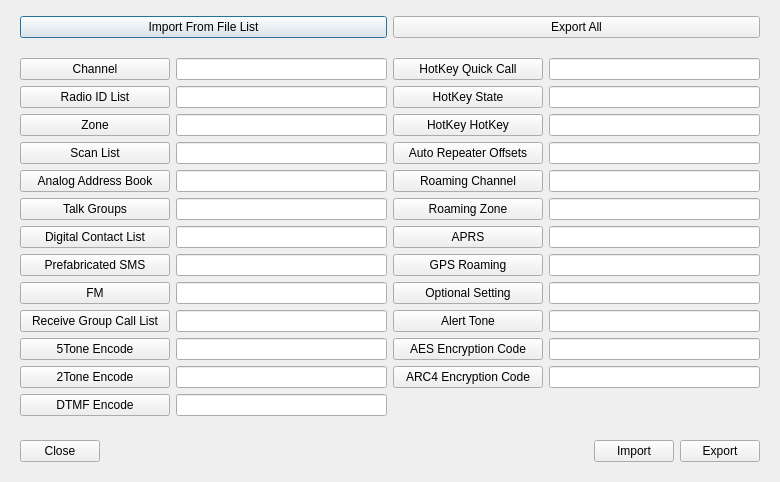
<?xml version="1.0" encoding="UTF-8"?>
<ui version="4.0">
 <class>ImportExportDialog</class>
 <widget class="QDialog" name="ImportExportDialog">
  <property name="geometry">
   <rect>
    <x>0</x>
    <y>0</y>
    <width>780</width>
    <height>482</height>
   </rect>
  </property>
  <property name="windowTitle">
   <string>Dialog</string>
  </property>
  <layout class="QVBoxLayout" name="verticalLayout">
   <item>
    <widget class="QWidget" name="widget_3" native="true">
     <layout class="QHBoxLayout" name="horizontalLayout_3">
      <property name="topMargin">
       <number>0</number>
      </property>
      <property name="bottomMargin">
       <number>0</number>
      </property>
      <item>
       <widget class="QPushButton" name="importAllBtn">
        <property name="text">
         <string>Import From File List</string>
        </property>
       </widget>
      </item>
      <item>
       <widget class="QPushButton" name="exportAllBtn">
        <property name="text">
         <string>Export All</string>
        </property>
       </widget>
      </item>
     </layout>
    </widget>
   </item>
   <item>
    <widget class="QWidget" name="widget" native="true">
     <layout class="QHBoxLayout" name="horizontalLayout">
      <item>
       <layout class="QFormLayout" name="formLayout">
        <item row="0" column="0">
         <widget class="QPushButton" name="channelBtn">
          <property name="sizePolicy">
           <sizepolicy hsizetype="Minimum" vsizetype="Fixed">
            <horstretch>0</horstretch>
            <verstretch>0</verstretch>
           </sizepolicy>
          </property>
          <property name="minimumSize">
           <size>
            <width>150</width>
            <height>0</height>
           </size>
          </property>
          <property name="sizeIncrement">
           <size>
            <width>0</width>
            <height>0</height>
           </size>
          </property>
          <property name="baseSize">
           <size>
            <width>0</width>
            <height>0</height>
           </size>
          </property>
          <property name="text">
           <string>Channel</string>
          </property>
         </widget>
        </item>
        <item row="0" column="1">
         <widget class="QLineEdit" name="channelTxt">
          <property name="readOnly">
           <bool>true</bool>
          </property>
         </widget>
        </item>
        <item row="1" column="0">
         <widget class="QPushButton" name="pushButton_2">
          <property name="sizePolicy">
           <sizepolicy hsizetype="Minimum" vsizetype="Fixed">
            <horstretch>0</horstretch>
            <verstretch>0</verstretch>
           </sizepolicy>
          </property>
          <property name="minimumSize">
           <size>
            <width>150</width>
            <height>0</height>
           </size>
          </property>
          <property name="text">
           <string>Radio ID List</string>
          </property>
         </widget>
        </item>
        <item row="2" column="0">
         <widget class="QPushButton" name="pushButton_3">
          <property name="sizePolicy">
           <sizepolicy hsizetype="Minimum" vsizetype="Fixed">
            <horstretch>0</horstretch>
            <verstretch>0</verstretch>
           </sizepolicy>
          </property>
          <property name="minimumSize">
           <size>
            <width>150</width>
            <height>0</height>
           </size>
          </property>
          <property name="text">
           <string>Zone</string>
          </property>
         </widget>
        </item>
        <item row="3" column="0">
         <widget class="QPushButton" name="pushButton_4">
          <property name="sizePolicy">
           <sizepolicy hsizetype="Minimum" vsizetype="Fixed">
            <horstretch>0</horstretch>
            <verstretch>0</verstretch>
           </sizepolicy>
          </property>
          <property name="minimumSize">
           <size>
            <width>150</width>
            <height>0</height>
           </size>
          </property>
          <property name="text">
           <string>Scan List</string>
          </property>
         </widget>
        </item>
        <item row="4" column="0">
         <widget class="QPushButton" name="pushButton_5">
          <property name="sizePolicy">
           <sizepolicy hsizetype="Minimum" vsizetype="Fixed">
            <horstretch>0</horstretch>
            <verstretch>0</verstretch>
           </sizepolicy>
          </property>
          <property name="minimumSize">
           <size>
            <width>150</width>
            <height>0</height>
           </size>
          </property>
          <property name="text">
           <string>Analog Address Book</string>
          </property>
         </widget>
        </item>
        <item row="5" column="0">
         <widget class="QPushButton" name="pushButton_6">
          <property name="sizePolicy">
           <sizepolicy hsizetype="Minimum" vsizetype="Fixed">
            <horstretch>0</horstretch>
            <verstretch>0</verstretch>
           </sizepolicy>
          </property>
          <property name="minimumSize">
           <size>
            <width>150</width>
            <height>0</height>
           </size>
          </property>
          <property name="text">
           <string>Talk Groups</string>
          </property>
         </widget>
        </item>
        <item row="6" column="0">
         <widget class="QPushButton" name="pushButton_7">
          <property name="sizePolicy">
           <sizepolicy hsizetype="Minimum" vsizetype="Fixed">
            <horstretch>0</horstretch>
            <verstretch>0</verstretch>
           </sizepolicy>
          </property>
          <property name="minimumSize">
           <size>
            <width>150</width>
            <height>0</height>
           </size>
          </property>
          <property name="text">
           <string>Digital Contact List</string>
          </property>
         </widget>
        </item>
        <item row="7" column="0">
         <widget class="QPushButton" name="pushButton_8">
          <property name="sizePolicy">
           <sizepolicy hsizetype="Minimum" vsizetype="Fixed">
            <horstretch>0</horstretch>
            <verstretch>0</verstretch>
           </sizepolicy>
          </property>
          <property name="minimumSize">
           <size>
            <width>150</width>
            <height>0</height>
           </size>
          </property>
          <property name="text">
           <string>Prefabricated SMS</string>
          </property>
         </widget>
        </item>
        <item row="8" column="0">
         <widget class="QPushButton" name="pushButton_9">
          <property name="sizePolicy">
           <sizepolicy hsizetype="Minimum" vsizetype="Fixed">
            <horstretch>0</horstretch>
            <verstretch>0</verstretch>
           </sizepolicy>
          </property>
          <property name="minimumSize">
           <size>
            <width>150</width>
            <height>0</height>
           </size>
          </property>
          <property name="text">
           <string>FM</string>
          </property>
         </widget>
        </item>
        <item row="9" column="0">
         <widget class="QPushButton" name="pushButton_10">
          <property name="sizePolicy">
           <sizepolicy hsizetype="Minimum" vsizetype="Fixed">
            <horstretch>0</horstretch>
            <verstretch>0</verstretch>
           </sizepolicy>
          </property>
          <property name="minimumSize">
           <size>
            <width>150</width>
            <height>0</height>
           </size>
          </property>
          <property name="text">
           <string>Receive Group Call List</string>
          </property>
         </widget>
        </item>
        <item row="10" column="0">
         <widget class="QPushButton" name="pushButton_11">
          <property name="sizePolicy">
           <sizepolicy hsizetype="Minimum" vsizetype="Fixed">
            <horstretch>0</horstretch>
            <verstretch>0</verstretch>
           </sizepolicy>
          </property>
          <property name="minimumSize">
           <size>
            <width>150</width>
            <height>0</height>
           </size>
          </property>
          <property name="text">
           <string>5Tone Encode</string>
          </property>
         </widget>
        </item>
        <item row="11" column="0">
         <widget class="QPushButton" name="pushButton_12">
          <property name="sizePolicy">
           <sizepolicy hsizetype="Minimum" vsizetype="Fixed">
            <horstretch>0</horstretch>
            <verstretch>0</verstretch>
           </sizepolicy>
          </property>
          <property name="minimumSize">
           <size>
            <width>150</width>
            <height>0</height>
           </size>
          </property>
          <property name="text">
           <string>2Tone Encode</string>
          </property>
         </widget>
        </item>
        <item row="12" column="0">
         <widget class="QPushButton" name="pushButton_13">
          <property name="sizePolicy">
           <sizepolicy hsizetype="Minimum" vsizetype="Fixed">
            <horstretch>0</horstretch>
            <verstretch>0</verstretch>
           </sizepolicy>
          </property>
          <property name="minimumSize">
           <size>
            <width>150</width>
            <height>0</height>
           </size>
          </property>
          <property name="text">
           <string>DTMF Encode</string>
          </property>
         </widget>
        </item>
        <item row="1" column="1">
         <widget class="QLineEdit" name="radioIdListTxt">
          <property name="readOnly">
           <bool>true</bool>
          </property>
         </widget>
        </item>
        <item row="2" column="1">
         <widget class="QLineEdit" name="zoneTxt">
          <property name="readOnly">
           <bool>true</bool>
          </property>
         </widget>
        </item>
        <item row="3" column="1">
         <widget class="QLineEdit" name="scanListTxt">
          <property name="readOnly">
           <bool>true</bool>
          </property>
         </widget>
        </item>
        <item row="4" column="1">
         <widget class="QLineEdit" name="analogAddressBookTxt">
          <property name="readOnly">
           <bool>true</bool>
          </property>
         </widget>
        </item>
        <item row="5" column="1">
         <widget class="QLineEdit" name="talkgroupsTxt">
          <property name="readOnly">
           <bool>true</bool>
          </property>
         </widget>
        </item>
        <item row="6" column="1">
         <widget class="QLineEdit" name="digitalContactListTxt">
          <property name="readOnly">
           <bool>true</bool>
          </property>
         </widget>
        </item>
        <item row="7" column="1">
         <widget class="QLineEdit" name="prefabricatedSmsTxt">
          <property name="readOnly">
           <bool>true</bool>
          </property>
         </widget>
        </item>
        <item row="8" column="1">
         <widget class="QLineEdit" name="fmTxt">
          <property name="readOnly">
           <bool>true</bool>
          </property>
         </widget>
        </item>
        <item row="9" column="1">
         <widget class="QLineEdit" name="receiveGroupCallListTxt">
          <property name="readOnly">
           <bool>true</bool>
          </property>
         </widget>
        </item>
        <item row="10" column="1">
         <widget class="QLineEdit" name="tone5EncodeTxt">
          <property name="readOnly">
           <bool>true</bool>
          </property>
         </widget>
        </item>
        <item row="11" column="1">
         <widget class="QLineEdit" name="tone2EncodeTxt">
          <property name="readOnly">
           <bool>true</bool>
          </property>
         </widget>
        </item>
        <item row="12" column="1">
         <widget class="QLineEdit" name="dtmfEncodeTxt">
          <property name="readOnly">
           <bool>true</bool>
          </property>
         </widget>
        </item>
       </layout>
      </item>
      <item>
       <layout class="QFormLayout" name="formLayout_2">
        <property name="sizeConstraint">
         <enum>QLayout::SizeConstraint::SetDefaultConstraint</enum>
        </property>
        <property name="fieldGrowthPolicy">
         <enum>QFormLayout::FieldGrowthPolicy::AllNonFixedFieldsGrow</enum>
        </property>
        <item row="0" column="0">
         <widget class="QPushButton" name="pushButton_14">
          <property name="minimumSize">
           <size>
            <width>150</width>
            <height>0</height>
           </size>
          </property>
          <property name="text">
           <string>HotKey Quick Call</string>
          </property>
         </widget>
        </item>
        <item row="1" column="0">
         <widget class="QPushButton" name="pushButton_15">
          <property name="minimumSize">
           <size>
            <width>150</width>
            <height>0</height>
           </size>
          </property>
          <property name="text">
           <string>HotKey State</string>
          </property>
         </widget>
        </item>
        <item row="2" column="0">
         <widget class="QPushButton" name="pushButton_16">
          <property name="minimumSize">
           <size>
            <width>150</width>
            <height>0</height>
           </size>
          </property>
          <property name="text">
           <string>HotKey HotKey</string>
          </property>
         </widget>
        </item>
        <item row="3" column="0">
         <widget class="QPushButton" name="pushButton_17">
          <property name="minimumSize">
           <size>
            <width>150</width>
            <height>0</height>
           </size>
          </property>
          <property name="text">
           <string>Auto Repeater Offsets</string>
          </property>
         </widget>
        </item>
        <item row="4" column="0">
         <widget class="QPushButton" name="pushButton_18">
          <property name="minimumSize">
           <size>
            <width>150</width>
            <height>0</height>
           </size>
          </property>
          <property name="text">
           <string>Roaming Channel</string>
          </property>
         </widget>
        </item>
        <item row="5" column="0">
         <widget class="QPushButton" name="pushButton_19">
          <property name="minimumSize">
           <size>
            <width>150</width>
            <height>0</height>
           </size>
          </property>
          <property name="text">
           <string>Roaming Zone</string>
          </property>
         </widget>
        </item>
        <item row="6" column="0">
         <widget class="QPushButton" name="pushButton_20">
          <property name="minimumSize">
           <size>
            <width>150</width>
            <height>0</height>
           </size>
          </property>
          <property name="text">
           <string>APRS</string>
          </property>
         </widget>
        </item>
        <item row="7" column="0">
         <widget class="QPushButton" name="pushButton_21">
          <property name="minimumSize">
           <size>
            <width>150</width>
            <height>0</height>
           </size>
          </property>
          <property name="text">
           <string>GPS Roaming</string>
          </property>
         </widget>
        </item>
        <item row="8" column="0">
         <widget class="QPushButton" name="pushButton_22">
          <property name="minimumSize">
           <size>
            <width>150</width>
            <height>0</height>
           </size>
          </property>
          <property name="text">
           <string>Optional Setting</string>
          </property>
         </widget>
        </item>
        <item row="9" column="0">
         <widget class="QPushButton" name="pushButton_23">
          <property name="sizePolicy">
           <sizepolicy hsizetype="Minimum" vsizetype="Fixed">
            <horstretch>0</horstretch>
            <verstretch>0</verstretch>
           </sizepolicy>
          </property>
          <property name="minimumSize">
           <size>
            <width>150</width>
            <height>0</height>
           </size>
          </property>
          <property name="sizeIncrement">
           <size>
            <width>0</width>
            <height>0</height>
           </size>
          </property>
          <property name="text">
           <string>Alert Tone</string>
          </property>
         </widget>
        </item>
        <item row="10" column="0">
         <widget class="QPushButton" name="pushButton_24">
          <property name="minimumSize">
           <size>
            <width>150</width>
            <height>0</height>
           </size>
          </property>
          <property name="text">
           <string>AES Encryption Code</string>
          </property>
         </widget>
        </item>
        <item row="11" column="0">
         <widget class="QPushButton" name="pushButton_25">
          <property name="minimumSize">
           <size>
            <width>150</width>
            <height>0</height>
           </size>
          </property>
          <property name="text">
           <string>ARC4 Encryption Code</string>
          </property>
         </widget>
        </item>
        <item row="0" column="1">
         <widget class="QLineEdit" name="hotkeyQuickCallTxt">
          <property name="readOnly">
           <bool>true</bool>
          </property>
         </widget>
        </item>
        <item row="1" column="1">
         <widget class="QLineEdit" name="hotkeyStateTxt">
          <property name="readOnly">
           <bool>true</bool>
          </property>
         </widget>
        </item>
        <item row="2" column="1">
         <widget class="QLineEdit" name="hotkeyHotKeyTxt">
          <property name="readOnly">
           <bool>true</bool>
          </property>
         </widget>
        </item>
        <item row="3" column="1">
         <widget class="QLineEdit" name="autoRepeaterOffsetsTxt">
          <property name="readOnly">
           <bool>true</bool>
          </property>
         </widget>
        </item>
        <item row="4" column="1">
         <widget class="QLineEdit" name="roamingChannelTxt">
          <property name="readOnly">
           <bool>true</bool>
          </property>
         </widget>
        </item>
        <item row="5" column="1">
         <widget class="QLineEdit" name="romaingZoneTxt">
          <property name="readOnly">
           <bool>true</bool>
          </property>
         </widget>
        </item>
        <item row="6" column="1">
         <widget class="QLineEdit" name="aprsTxt">
          <property name="readOnly">
           <bool>true</bool>
          </property>
         </widget>
        </item>
        <item row="7" column="1">
         <widget class="QLineEdit" name="gpsRoamingTxt">
          <property name="readOnly">
           <bool>true</bool>
          </property>
         </widget>
        </item>
        <item row="8" column="1">
         <widget class="QLineEdit" name="optionalSettingTxt">
          <property name="readOnly">
           <bool>true</bool>
          </property>
         </widget>
        </item>
        <item row="9" column="1">
         <widget class="QLineEdit" name="alertToneTxt">
          <property name="readOnly">
           <bool>true</bool>
          </property>
         </widget>
        </item>
        <item row="10" column="1">
         <widget class="QLineEdit" name="aesEncryptionCodeTxt">
          <property name="readOnly">
           <bool>true</bool>
          </property>
         </widget>
        </item>
        <item row="11" column="1">
         <widget class="QLineEdit" name="arc4EncryptionCodeTxt">
          <property name="readOnly">
           <bool>true</bool>
          </property>
         </widget>
        </item>
       </layout>
      </item>
     </layout>
    </widget>
   </item>
   <item>
    <widget class="QWidget" name="widget_2" native="true">
     <layout class="QHBoxLayout" name="horizontalLayout_2">
      <item>
       <widget class="QPushButton" name="cancelBtn">
        <property name="text">
         <string>Close</string>
        </property>
       </widget>
      </item>
      <item>
       <spacer name="horizontalSpacer_2">
        <property name="orientation">
         <enum>Qt::Orientation::Horizontal</enum>
        </property>
        <property name="sizeHint" stdset="0">
         <size>
          <width>40</width>
          <height>20</height>
         </size>
        </property>
       </spacer>
      </item>
      <item>
       <widget class="QPushButton" name="importBtn">
        <property name="text">
         <string>Import</string>
        </property>
       </widget>
      </item>
      <item>
       <widget class="QPushButton" name="exportBtn">
        <property name="text">
         <string>Export</string>
        </property>
       </widget>
      </item>
     </layout>
    </widget>
   </item>
  </layout>
 </widget>
 <resources/>
 <connections/>
</ui>
